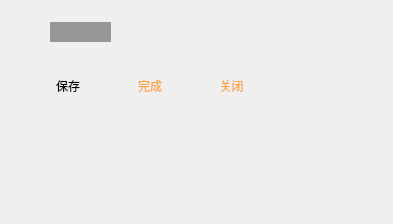
<?xml version="1.0" encoding="UTF-8"?>
<ui version="4.0">
 <class>ScreenShotForm</class>
 <widget class="QWidget" name="ScreenShotForm">
  <property name="geometry">
   <rect>
    <x>0</x>
    <y>0</y>
    <width>393</width>
    <height>224</height>
   </rect>
  </property>
  <property name="windowTitle">
   <string/>
  </property>
  <widget class="QWidget" name="horizontalLayoutWidget">
   <property name="geometry">
    <rect>
     <x>30</x>
     <y>70</y>
     <width>239</width>
     <height>32</height>
    </rect>
   </property>
   <layout class="QHBoxLayout" name="screenshotMenu">
    <item>
     <widget class="QPushButton" name="btn_savefile">
      <property name="styleSheet">
       <string notr="true">QPushButton#btn_savefile
{
	background-color:rgba(0,0,0,0);
	color:rgb(250,161,65);
}
QPushButton#btn_savefile:hover
{
	background-color:rgb(250,100,100);
	color:rgb(250,201,110);
}

QPushButton#btn_savefile:pressed
{
	background-color:rgb(250,100,100);
	color:rgb(250,248,107);
}</string>
      </property>
      <property name="text">
       <string>保存</string>
      </property>
      <property name="flat">
       <bool>true</bool>
      </property>
     </widget>
    </item>
    <item>
     <widget class="QPushButton" name="btn_saveclip">
      <property name="styleSheet">
       <string notr="true">QPushButton#btn_saveclip
{
	background-color:rgba(0,0,0,0);
	color:rgb(250,161,65);
}
QPushButton#btn_saveclip:hover
{
	background-color:rgb(100,250,100);
	color:rgb(250,201,110);
}

QPushButton#btn_saveclip:pressed
{
	background-color:rgb(100,250,100);
	color:rgb(250,248,107);
}</string>
      </property>
      <property name="text">
       <string>完成</string>
      </property>
      <property name="flat">
       <bool>true</bool>
      </property>
     </widget>
    </item>
    <item>
     <widget class="QPushButton" name="btn_closeRect">
      <property name="styleSheet">
       <string notr="true">QPushButton#btn_closeRect
{
	background-color:rgba(0,0,0,0);
	color:rgb(250,161,65);
}
QPushButton#btn_closeRect:hover
{
	background-color:rgb(100,100,250);
	color:rgb(250,201,110);
}

QPushButton#btn_closeRect:pressed
{
	background-color:rgb(100,100,250);
	color:rgb(250,248,107);
}</string>
      </property>
      <property name="text">
       <string>关闭</string>
      </property>
      <property name="flat">
       <bool>true</bool>
      </property>
     </widget>
    </item>
   </layout>
  </widget>
  <widget class="QLabel" name="label_size">
   <property name="geometry">
    <rect>
     <x>50</x>
     <y>22</y>
     <width>61</width>
     <height>20</height>
    </rect>
   </property>
   <property name="styleSheet">
    <string notr="true">background-color:rgb(150, 150, 150);
color: rgb(255, 255, 255);</string>
   </property>
   <property name="text">
    <string/>
   </property>
   <property name="alignment">
    <set>Qt::AlignCenter</set>
   </property>
  </widget>
  <widget class="QLabel" name="screenscaled">
   <property name="geometry">
    <rect>
     <x>260</x>
     <y>90</y>
     <width>54</width>
     <height>12</height>
    </rect>
   </property>
   <property name="text">
    <string/>
   </property>
  </widget>
 </widget>
 <resources/>
 <connections/>
</ui>
